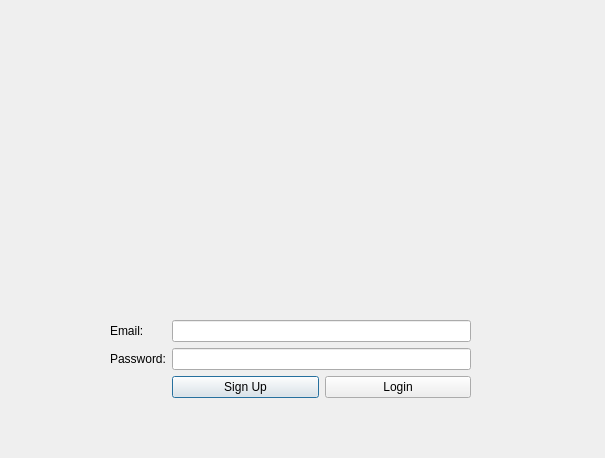
<?xml version="1.0" encoding="UTF-8"?>
<ui version="4.0">
 <class>Dialog</class>
 <widget class="QDialog" name="Dialog">
  <property name="geometry">
   <rect>
    <x>0</x>
    <y>0</y>
    <width>605</width>
    <height>458</height>
   </rect>
  </property>
  <property name="minimumSize">
   <size>
    <width>605</width>
    <height>458</height>
   </size>
  </property>
  <property name="maximumSize">
   <size>
    <width>605</width>
    <height>458</height>
   </size>
  </property>
  <property name="baseSize">
   <size>
    <width>605</width>
    <height>358</height>
   </size>
  </property>
  <property name="windowTitle">
   <string>Dialog</string>
  </property>
  <property name="styleSheet">
   <string notr="true">QDialog{
	background-image: url(Users/kappa/Library/Containers/com.tencent.xinWeChat/Data/Library/Application Support/com.tencent.xinWeChat/2.0b4.0.9/1feec28dbcbbd41c908e5319f9080e3b/Message/MessageTemp/047868fcf45822c2e58d288b5fe5d070/Image/5041543441403_.pic.jpg)
}
QPushButton{
	background-color:rgb(255, 255, 255)
	border: none;
}</string>
  </property>
  <property name="sizeGripEnabled">
   <bool>false</bool>
  </property>
  <widget class="QWidget" name="formLayoutWidget">
   <property name="geometry">
    <rect>
     <x>110</x>
     <y>320</y>
     <width>361</width>
     <height>130</height>
    </rect>
   </property>
   <layout class="QFormLayout" name="formLayout">
    <item row="0" column="0">
     <widget class="QLabel" name="label_2">
      <property name="styleSheet">
       <string notr="true">font: 13pt &quot;.SF NS Text&quot;;</string>
      </property>
      <property name="text">
       <string>Email:</string>
      </property>
     </widget>
    </item>
    <item row="1" column="0">
     <widget class="QLabel" name="label">
      <property name="text">
       <string>Password:</string>
      </property>
     </widget>
    </item>
    <item row="1" column="1">
     <widget class="QLineEdit" name="password_field">
      <property name="echoMode">
       <enum>QLineEdit::PasswordEchoOnEdit</enum>
      </property>
     </widget>
    </item>
    <item row="2" column="1">
     <layout class="QHBoxLayout" name="horizontalLayout_3">
      <item>
       <widget class="QPushButton" name="signup_button">
        <property name="text">
         <string>Sign Up</string>
        </property>
       </widget>
      </item>
      <item>
       <widget class="QPushButton" name="login_button">
        <property name="text">
         <string>Login</string>
        </property>
       </widget>
      </item>
     </layout>
    </item>
    <item row="0" column="1">
     <widget class="QLineEdit" name="email_field">
      <property name="text">
       <string/>
      </property>
     </widget>
    </item>
   </layout>
  </widget>
 </widget>
 <resources/>
 <connections/>
</ui>
